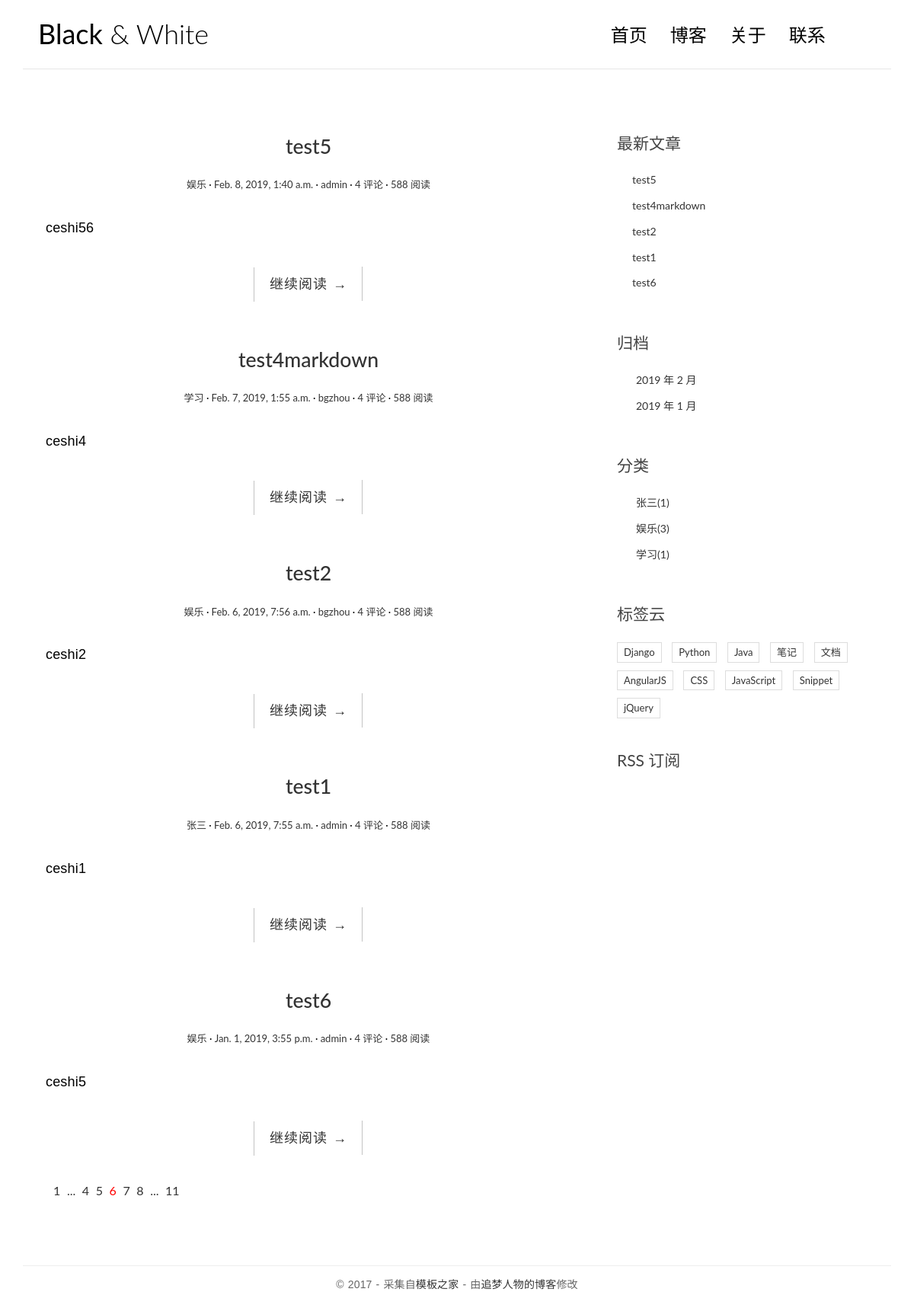
Screenshot of /blog/ with the database file from the repository.
### blog/models.py (models this page shows, shortened)
class Post(models.Model):
    title = models.CharField(max_length=100, verbose_name="标题")
    body = models.TextField(verbose_name="正文")
    created_time = models.DateTimeField(verbose_name="发表时间")
    modified_time = models.DateTimeField(verbose_name="修改时间")
    category = models.ForeignKey(Category, verbose_name='分类')
    tag = models.ManyToManyField(Tag, blank=True, verbose_name='标签')
    author = models.ForeignKey(User, verbose_name='作者')
    excerpt = models.CharField(max_length=100, verbose_name="摘要")
    views = models.PositiveIntegerField(default=0)
    def get_absolute_url(self):
        return reverse('blog:detail', kwargs={'pk': self.pk})
    class Meta:
        ordering = ['-created_time']

class Category(models.Model):
    name = models.CharField(max_length=100, verbose_name="分类名")

### blog/views.py (the view)
def index(request):
    context = {'post_list': Post.objects.all()}
    return render(request, 'blog/index.html', context)

### blog/templatetags/blog_tags.py (called while the page is built)
@register.simple_tag
def get_recent_posts(num=5):
    return Post.objects.all().order_by('-created_time')[:num]

@register.simple_tag
def archives():
    return Post.objects.dates('created_time', 'month', order='DESC')

@register.simple_tag
def get_category():
    return Category.objects.all()

@register.simple_tag
def get_category_num(category):
    return Post.objects.filter(category=category).count()

### blog/templates/blog/index.html
{% extends 'base.html' %}
{% block main %}
    {% for post in post_list %}
    <article class="post post-{{ post.pk }}">
        <header class="entry-header">
            <h1 class="entry-title">
                <a href="{{ post.get_absolute_url }}">{{ post.title }}</a>
            </h1>
            <div class="entry-meta">
                <span class="post-category"><a href="#">{{ post.category.name }}</a></span>
                <span class="post-date"><a href="#"><time class="entry-date"
                                                          datetime="{{ post.created_time }}">{{ post.created_time }}</time></a></span>
                <span class="post-author"><a href="#">{{ post.author }}</a></span>
                <span class="comments-link"><a href="#">4 评论</a></span>
                <span class="views-count"><a href="#">588 阅读</a></span>
            </div>
        </header>
        <div class="entry-content clearfix">
            <p>{{ post.excerpt }}</p>
            <div class="read-more cl-effect-14">
                <a href="{{ post.get_absolute_url }}" class="more-link">继续阅读 <span class="meta-nav">→</span></a>
            </div>
        </div>
    </article>
    {% empty %}
    <div class="no-post" style="color: #0000cf">暂时还没有发布的文章！</div>
    {% endfor %}
    <div class="pagination">
        <ul>
            <li><a href="">1</a></li>
            <li><a href="">...</a></li>
            <li><a href="">4</a></li>
            <li><a href="">5</a></li>
            <li class="current"><a href="">6</a></li>
            <li><a href="">7</a></li>
            <li><a href="">8</a></li>
            <li><a href="">...</a></li>
            <li><a href="">11</a></li>
        </ul>
    </div>
{% endblock main %}

### blog/templates/base.html (shortened to what this page needs)
{% load staticfiles %}
{% load blog_tags %}
<!DOCTYPE html>
<html>
<head>
    <link href="https://cdn.bootcss.com/bootstrap/3.3.7/css/bootstrap.min.css" rel="stylesheet">
    <link rel="stylesheet" href="http://code.ionicframework.com/ionicons/2.0.1/css/ionicons.min.css">
    <link rel="stylesheet" href="{% static 'blog/css/pace.css' %}">
    <link rel="stylesheet" href="{% static 'blog/css/custom.css' %}">
    <link rel="stylesheet" href="{% static 'blog/css/highlights/github.css' %}">
</head>
<body>
<div class="container">
    <header id="site-header">
        <div class="row">
            <div class="col-md-4 col-sm-5 col-xs-8">
                <div class="logo">
                    <h1><a href="{% url 'blog:index' %}"><b>Black</b> &amp; White</a></h1>
                </div>
            </div>
            <div class="col-md-8 col-sm-7 col-xs-4">
                <nav class="main-nav" role="navigation">
                    <div class="collapse navbar-collapse" id="bs-example-navbar-collapse-1">
                        <ul class="nav navbar-nav navbar-right">
                            <li class="cl-effect-11"><a href="index.html" data-hover="首页">首页</a></li>
                            <li class="cl-effect-11"><a href="full-width.html" data-hover="博客">博客</a></li>
                            <li class="cl-effect-11"><a href="about.html" data-hover="关于">关于</a></li>
                            <li class="cl-effect-11"><a href="contact.html" data-hover="联系">联系</a></li>
                        </ul>
                    </div>
                </nav>
            </div>
        </div>
    </header>
</div>
<div class="content-body">
    <div class="container">
        <div class="row">
            <main class="col-md-8">
                {% block main %}
                {% endblock main %}
            </main>
            <aside class="col-md-4">
                <div class="widget widget-recent-posts">
                    <h3 class="widget-title">最新文章</h3>
                    <ul>
                        {% get_recent_posts as postlist %}
                        {% for post in postlist %}
                        <li>
                            <a href="{{ post.get_absolute_url }}">{{ post.title }}</a>
                        </li>
                        {% empty %}
                        暂无文章
                        {% endfor %}
                    </ul>
                </div>
                <div class="widget widget-archives">
                    <h3 class="widget-title">归档</h3>
                    <ul>
                        {% archives as dates %}
                        {% for date in dates %}
                        <li>
                            <a href="{% url 'blog:archives' date.year date.month %}">{{ date.year }} 年 {{ date.month }} 月</a>
                        </li>
                        {% empty %}
                        暂无归档
                        {% endfor %}
                    </ul>
                </div>
                <div class="widget widget-category">
                    <h3 class="widget-title">分类</h3>
                    <ul>
                        {% get_category as categories %}
                        {% for category in categories %}
                        <li>
                            <a href="{% url 'blog:category' category.pk %}">{{ category.name }}<span class="post-count">({% get_category_num category.pk %})</span></a>
                        </li>
                        {% empty %}
                        暂无分类
                        {% endfor %}
                    </ul>
                </div>
                <div class="widget widget-tag-cloud">
                    <h3 class="widget-title">标签云</h3>
                    <ul>
                        <li>
                            <a href="#">Django</a>
                        </li>
                        <li>
                            <a href="#">Python</a>
                        </li>
                        <li>
                            <a href="#">Java</a>
                        </li>
                        <li>
                            <a href="#">笔记</a>
                        </li>
                        <li>
                            <a href="#">文档</a>
                        </li>
                        <li>
                            <a href="#">AngularJS</a>
                        </li>
                        <li>
                            <a href="#">CSS</a>
                        </li>
                        <li>
                            <a href="#">JavaScript</a>
                        </li>
                        <li>
                            <a href="#">Snippet</a>
                        </li>
                        <li>
                            <a href="#">jQuery</a>
                        </li>
                    </ul>
                </div>
                <div class="rss">
                    <a href=""> RSS 订阅</a>
                </div>
            </aside>
        </div>
    </div>
</div>
<footer id="site-footer">
    <div class="container">
        <div class="row">
            <div class="col-md-12">
                <p class="copyright">&copy 2017 - 采集自<a href="http://www.cssmoban.com/"
                                                        target="_blank" title="模板之家">模板之家</a>
                    - 由<a href="http://zmrenwu.com/" title="网页模板" target="_blank">追梦人物的博客</a>修改
                </p>
            </div>
        </div>
    </div>
</footer>
</body>
</html>

### blog/static/blog/css/custom.css (style rules this page uses)
* { outline: none; }
h1, h2, h3, h4, h5, h6 { margin-top: 0; }
b { font-weight: 400; }
a { color: #333; }
body { color: #444; font-family: 'Lato', sans-serif; }
p { font-family: 'Ubuntu', sans-serif; font-weight: 400; word-spacing: 1px; letter-spacing: 0.01em; }
#site-header { background-color: #FFF; padding: 25px 20px; margin-bottom: 40px; border-bottom: 1px solid #e7e7e7; }
.logo h1 a { color: #000; }
.logo h1 { margin: 0; font-family: 'Lato', sans-serif; font-weight: 300; }
.main-nav { margin-top: 11px; max-width: 95%; }
.main-nav a { color: #000000 !important; padding: 0 0 5px 0 !important; margin-right: 30px; font-family: 'Lato', sans-serif; font-weight: 300; font-size: 24px; }
.cl-effect-11 a { padding: 10px 0; color: #0972b4; text-shadow: none; }
.cl-effect-11 a::before { position: absolute; top: 0; left: 0; overflow: hidden; padding: 0 0 5px 0 !important; max-width: 0; border-bottom: 1px solid #000; color: #000; content: attr(data-hover); white-space: nowrap; -webkit-transition: max-width 0.5s; -moz-transition: max-width 0.5s; transition: max-width 0.5s; }
.content-body { padding-bottom: 4em; }
.post { background: #fff; padding: 30px 30px 0; }
.entry-title { text-align: center; font-size: 1.9em; margin-bottom: 20px; line-height: 1.6; padding: 10px 20px 0; }
.entry-meta { text-align: center; color: #DDDDDD; font-size: 13px; margin-bottom: 30px; }
.entry-content { font-size: 18px; line-height: 1.9; font-weight: 300; color: #000; }
.post-category::after, .post-date::after, .post-author::after, .comments-link::after { content: ' ·'; color: #000; }
.read-more { font-family: 'Ubuntu', sans-serif; font-weight: 400; word-spacing: 1px; letter-spacing: 0.01em; text-align: center; margin-top: 20px; }
.cl-effect-14 a { padding: 0 20px; height: 45px; line-height: 45px; position: relative; display: inline-block; margin: 15px 25px; letter-spacing: 1px; font-weight: 400; text-shadow: 0 0 1px rgba(255, 255, 255, 0.3); }
.cl-effect-14 a::before, .cl-effect-14 a::after { position: absolute; width: 45px; height: 1px; background: #C3C3C3; content: ''; -webkit-transition: all 0.3s; -moz-transition: all 0.3s; transition: all 0.3s; pointer-events: none; }
.cl-effect-14 a::before { top: 0; left: 0; -webkit-transform: rotate(90deg); -moz-transform: rotate(90deg); transform: rotate(90deg); -webkit-transform-origin: 0 0; -moz-transform-origin: 0 0; transform-origin: 0 0; }
.cl-effect-14 a::after { right: 0; bottom: 0; -webkit-transform: rotate(90deg); -moz-transform: rotate(90deg); transform: rotate(90deg); -webkit-transform-origin: 100% 0; -moz-transform-origin: 100% 0; transform-origin: 100% 0; }
.widget { background: #fff; padding: 30px 0 0; }
.widget-title { font-size: 1.5em; margin-bottom: 20px; line-height: 1.6; padding: 10px 0 0; font-weight: 400; }
.widget-recent-posts ul { padding: 0; margin: 0; padding-left: 20px; }
.widget-recent-posts ul li { list-style-type: none; position: relative; line-height: 170%; margin-bottom: 10px; }
.widget-recent-posts ul li::before { content: '\f3d3'; font-family: "Ionicons"; position: absolute; left: -17px; top: 3px; font-size: 16px; color: #000; }
.widget-archives ul { padding: 0; margin: 0; padding-left: 25px; }
.widget-archives ul li { list-style-type: none; position: relative; line-height: 170%; margin-bottom: 10px; }
.widget-archives ul li::before { content: '\f3f3'; font-family: "Ionicons"; position: absolute; left: -25px; top: 1px; font-size: 16px; color: #000; }
.widget-category ul { padding: 0; margin: 0; padding-left: 25px; }
.widget-category ul li { list-style-type: none; position: relative; line-height: 170%; margin-bottom: 10px; }
.widget-category ul li::before { content: '\f3fe'; font-family: "Ionicons"; position: absolute; left: -25px; top: 1px; font-size: 18px; color: #000; }
.widget-tag-cloud ul { padding: 0; margin: 0; margin-right: -10px; }
.widget-tag-cloud ul li { list-style-type: none; font-size: 13px; display: inline-block; margin-right: 10px; margin-bottom: 10px; padding: 3px 8px; border: 1px solid #ddd; }
.rss { font-size: 21px; margin-top: 30px; }
.rss a { color: #444; }
#site-footer { padding-top: 10px; padding: 0 0 1.5em 0; }
.copyright { text-align: center; padding-top: 1em; margin: 0; border-top: 1px solid #eee; color: #666; }
.pagination ul { list-style: none; }
.pagination ul li { display: inline-block; font-size: 16px; margin-right: 5px; }
.current a { color: red; }

### rows the page displays
Post: title "test5", category.name "娱乐", created_time "Feb. 8, 2019, 1:40 a.m.", author "admin", excerpt "ceshi56"
Post: title "test4markdown", category.name "学习", created_time "Feb. 7, 2019, 1:55 a.m.", author "bgzhou", excerpt "ceshi4"
Post: title "test2", category.name "娱乐", created_time "Feb. 6, 2019, 7:56 a.m.", author "bgzhou", excerpt "ceshi2"
Post: title "test1", category.name "张三", created_time "Feb. 6, 2019, 7:55 a.m.", author "admin", excerpt "ceshi1"
Post: title "test6", category.name "娱乐", created_time "Jan. 1, 2019, 3:55 p.m.", author "admin", excerpt "ceshi5"
Category: name "张三", id "1"
Category: name "娱乐", id "3"
Category: name "学习", id "1"

### other values shown
{{ date.year }} "2019" "2019"
{{ date.month }} "2" "1"
